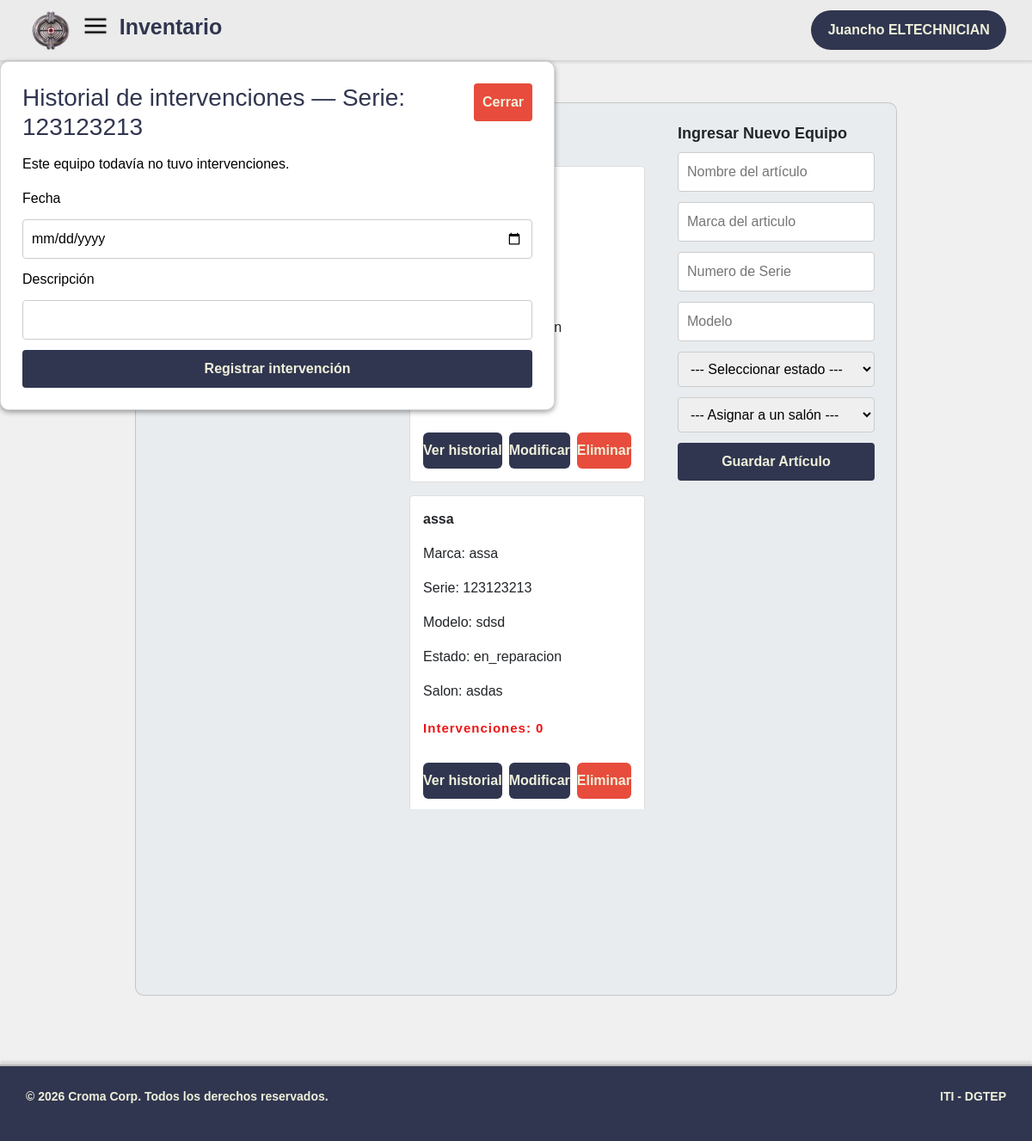
Screenshot of /Presentacion/html/inventario.php?historial=123123213 (signed in) with the database file from the repository.
### tables this page shows
CREATE TABLE `inventario` (
  `numero_serie` varchar(50) NOT NULL,
  `nombre` varchar(50) NOT NULL,
  `marca` varchar(50) NOT NULL,
  `modelo` varchar(50) NOT NULL,
  `estado` enum('operativo','en_reparacion','de_baja','prestado') NOT NULL DEFAULT 'operativo',
  `numero_intervenciones` int(11) NOT NULL DEFAULT 0,
  `id_salon` int(11) NOT NULL,
  `cedula_administrador` varchar(12) DEFAULT NULL
);

CREATE TABLE `salon` (
  `id_salon` int(11) NOT NULL,
  `nombre` varchar(50) NOT NULL,
  `tipo` enum('laboratorio','taller','aula','oficina') NOT NULL
);

### Datos/Clases/ClassInventario.php (called while the page is built, shortened)
<?php
require __DIR__ . '/../DataBase/ConexionMYSQL/conexion.php';
class Inventario{
 public static function mostrar(){
    global $conexion;
    $sql = $conexion->query("SELECT tipo, nombre, id_salon FROM salon");
    $sql2 = $conexion->query("SELECT inventario.numero_serie, inventario.nombre, inventario.marca, inventario.modelo,
               inventario.estado, inventario.numero_intervenciones, inventario.id_salon,
               salon.nombre AS nombre_salon
                FROM inventario
                JOIN salon ON inventario.id_salon = salon.id_salon");
    $salones = $sql->fetch_all(MYSQLI_ASSOC);
    $equipos = $sql2->fetch_all(MYSQLI_ASSOC);
    return [
        "salones" => $salones,
        "equipos" => $equipos
    ];
}
}
?>

### Procesos/mostrarinventario.php (called while the page is built, shortened)
<?php
require __DIR__ . "../../Datos/Clases/ClassInventario.php";
if($_SERVER['REQUEST_METHOD'] === 'POST'){
$ok = Inventario::mostrar();
$salones = $ok['salones'];
$equipos = $ok['equipos'];
}else{
    $ok = Inventario::mostrar();
    $equipos = $ok['equipos'];
}
if (isset($_GET['historial'])) {
    $numeroSerieHistorial = $_GET['historial'];
}
$editando = null;
?>

### Presentacion/html/inventario.php (the view, shortened to what this page needs)
<!DOCTYPE html>
<html lang="en">
<head>
  <link rel="stylesheet" href="https://cdn.jsdelivr.net/npm/bootstrap@5.3.3/dist/css/bootstrap.min.css">
  <link rel="stylesheet" href="../css/global.css">
  <link rel="stylesheet" href="../css/inventario.css">
</head>
<body data-modulo="inventario">
<header>
   <h1 id="titulo">Inventario</h1>
 <?php require '../globales/Header.php'?>
</header>
    <main>
          <section id="contenido">
            <section id="busqueda">
                <form method="post" action="../../Procesos/busquedainventario.php">
                <button type="submit">Buscar</button>
                </form>
            </section>
            <article id="seccion-listado">
                <h3 class="titulo-seccion">Inventario de equipos:</h3>
                    <?php
                    include_once '../../Procesos/mostrarinventario.php';
                    ?>
                        <ul id="listado-equipos">
        <?php foreach ($equipos as $equipo): ?>
            <li class="tarjeta-producto">
                <p class="tarjeta-nombre"><?= htmlspecialchars($equipo['nombre']) ?></p>
                <p class="tarjeta-marca">Marca: <?= htmlspecialchars($equipo['marca']) ?></p>
                <p class="tarjeta-serie">Serie: <?= htmlspecialchars($equipo['numero_serie']) ?></p>
                <p class="tarjeta-modelo">Modelo: <?= htmlspecialchars($equipo['modelo']) ?></p>
                <p class="tarjeta-estado">Estado: <?= htmlspecialchars($equipo['estado']) ?></p>
                <p class="tarjeta-salon">Salon: <?= htmlspecialchars($equipo['nombre_salon'] ?? 'Sin asignar') ?></p>
                <p class="tarjeta-intervenciones">Intervenciones: <?= $equipo['numero_intervenciones'] ?></p>
                <div class="tarjeta-acciones">
                    <form method="post" action="../../Procesos/registrarintervencion.php">
                    <a class="boton-historial" href="?historial=<?= $equipo['numero_serie'] ?>">Ver historial</a>
                    </form>
                    <form>
                    <a class="boton-modificar" href="?editar=<?= $equipo['numero_serie'] ?>">Modificar</a>
                    </form>
                    <form method="post" action="../../Procesos/eliminarinventario.php" style="display:inline">
                        <button class="boton-eliminar" type="submit" onclick="return confirm('¿Seguro que quiere eliminar este equipo?')">Eliminar</button>
                    </form>
                </div>
            </li>
        <?php endforeach; ?>
        </ul>
            </article>
            <article id="seccion-formulario">
                <h3 class="titulo-seccion">Ingresar Nuevo Equipo</h3>
                <form id="formulario-producto" method="post" action="../../Procesos/backend/procesoinventario.php">
                    <input name="nombre" type="text" id="nombre" placeholder="Nombre del artículo" required value="<?= $editando ? htmlspecialchars($editando['nombre']) : '' ?>">
                    <input name="marca" type="text" id="marca" placeholder="Marca del articulo" required value="<?= $editando ? htmlspecialchars($editando['marca']) : '' ?>">
                    <input name="numero_serie" type="text" class="numSerie" placeholder="Numero de Serie" required value="<?= $editando ? htmlspecialchars($editando['numero_serie']) : '' ?>" <?= $editando ? 'readonly' : '' ?>>
                    <input name="modelo" type="text" class="numSerie" placeholder="Modelo" required value="<?= $editando ? htmlspecialchars($editando['modelo']) : '' ?>">
                    <select name="estado" id="estado" required>
                        <option value="">--- Seleccionar estado ---</option>
                    </select>
                    <select name="id_salon" id="salonInventario" required>
                        <option value="">--- Asignar a un salón ---</option>
                    </select>
                    <button id="submit" type="submit">Guardar Artículo</button>
                </form>
            </article>
        </section>
                    <dialog id="dialogHistorial" <?= $numeroSerieHistorial ? 'open' : '' ?>>
                    <button id="cerrarHistorial" type="button" onclick="document.getElementById('dialogHistorial').close()">Cerrar</button>
                    <h3 id="tituloHistorial">Historial de intervenciones — Serie: <?= htmlspecialchars($numeroSerieHistorial ?? '') ?></h3>
                    <ul id="listaHistorial">
                        <?php if (empty($historial)): ?>
                            <li>Este equipo todavía no tuvo intervenciones.</li>
                        <?php endif; ?>
                    </ul>
                    <?php if ($numeroSerieHistorial): ?>
                        <form method="post" action="../../Procesos/registrarintervencion.php">
                            <label for="fecha">Fecha</label>
                            <input type="date" name="fecha" id="fecha">
                            <label for="descripcion">Descripción</label>
                            <input type="text" name="descripcion" id="descripcion" required>
                            <button type="submit">Registrar intervención</button>
                        </form>
                    <?php endif; ?>
                </dialog>
    </main>
        <?php include '../globales/Footer.php' ?>
</body>
</html>

### Presentacion/css/global.css (style rules this page uses)
* { margin: 0; padding: 0; box-sizing: border-box; text-decoration: none; font-family:Arial, Helvetica, sans-serif; }
html { scroll-behavior: smooth; overflow-x: hidden; }
body { font-family: 'Helvetica Neue', Helvetica, Arial, sans-serif; margin: 0; padding: 0; display: flex; flex-direction: column; min-height: 100vh; background-color: #f0f0f0; overflow-x: hidden; max-width: 100%; }
main { flex: 1; display: flex; justify-content: center; min-width: 0; }
#titulo { text-align: left; order: 3; }
header { display: grid; grid-template-columns: auto auto auto 1fr; align-items: center; border-bottom: 1px solid #d6d6d6; background-color: #ebebeb; box-shadow: 0 2px 3px rgba(0, 0, 0, 0.1); padding: 10px 30px; }
header h1 { font-size: 25px; color: #30364F; font-weight: bold; margin-left: 0.5em; }

### Presentacion/css/inventario.css (style rules this page uses)
.titulo-seccion { font-size: 18px; margin-bottom: 10px; font-weight: bold; }
.tarjeta-producto { background-color: white; border: 1px solid #ddd; padding: 15px; margin-bottom: 15px; border-radius: 4px; transition: all 0.3s ease; display: flex; flex-direction: column; }
.tarjeta-nombre { font-weight: bold; font-size: 16px; }
.tarjeta-acciones { display: flex; gap: 8px; margin-top: auto; padding-top: 12px; }
.boton-historial, .boton-modificar, .boton-eliminar { flex: 1; padding: 9px 0; font-weight: bold; border: none; border-radius: 6px; cursor: pointer; transition: 0.25s ease; color: #F0F0DB; }
.boton-historial, .boton-modificar { background-color: #30364F; }
.boton-eliminar { background-color: #e74c3c; }
.tarjeta-intervenciones { color: #ee1313; font-size: 15px; margin-top: 4px; font-weight: bold; letter-spacing: 1px; }
#dialogHistorial { border: 1px solid #d6d6d6; border-radius: 10px; padding: 25px; max-width: 90vw; box-shadow: 0 2px 6px rgba(0, 0, 1, 0.4); }
#tituloHistorial { color: #30364F; margin-bottom: 15px; }
#cerrarHistorial { float: right; background-color: #e74c3c; color: #F0F0DB; }
#listaHistorial { list-style: none; padding: 0; }
#contenido { background-color: #e8ecef; padding: 25px; border-radius: 10px; margin-top: 20px; border: 1px solid rgba(0, 0, 0, 0.158); display: flex; align-items: flex-start; gap: 2em; margin: 3em; transition: 0.5s; }
#seccion-listado { flex: 1; max-height: 60vh; overflow-y: auto; padding-right: 6px; }
#seccion-formulario { position: sticky; top: 20px; align-self: flex-start; min-width: 220px; }
#contenido input { transition: 0.5s; }
form { display: flex; flex-direction: column; gap: 12px; }
a { display: inline-block; text-decoration: none; }
input, select, button { padding: 10px; font-size: 16px; border: 1px solid #ccc; border-radius: 4px; }
button, #submit { background-color: #30364F; color: #F0F0DB; border: none; cursor: pointer; transition: 0.5s; font-weight: bold; }
ul { list-style: none; }

### rows the page displays
inventario: nombre "assa", marca "assa", numero_serie "123123213", modelo "sdsd", estado "en_reparacion", id_salon.nombre "asdas", numero_intervenciones "0"

### other values shown
$usuario['nombre'] . " " . $usuario['apellido'] "Juancho ELTECHNICIAN"
$numeroSerieHistorial "123123213"
